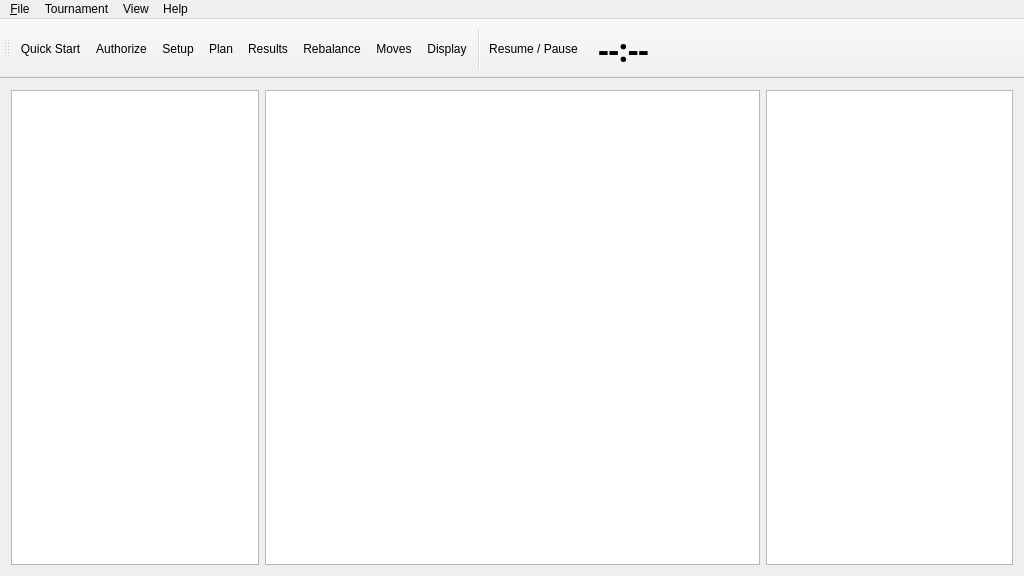
<?xml version="1.0" encoding="UTF-8"?>
<ui version="4.0">
 <class>TBBuddyMainWindow</class>
 <widget class="QMainWindow" name="TBBuddyMainWindow">
  <property name="geometry">
   <rect>
    <x>0</x>
    <y>0</y>
    <width>1024</width>
    <height>576</height>
   </rect>
  </property>
  <property name="minimumSize">
   <size>
    <width>608</width>
    <height>576</height>
   </size>
  </property>
  <property name="windowTitle">
   <string/>
  </property>
  <property name="windowIcon">
   <iconset resource="TBQt.qrc">
    <normaloff>:/Resources/icon_256x256.png</normaloff>:/Resources/icon_256x256.png</iconset>
  </property>
  <widget class="QWidget" name="centralWidget">
   <layout class="QGridLayout" name="gridLayout">
    <item row="0" column="0">
     <layout class="QHBoxLayout" name="horizontalLayout">
      <item>
       <widget class="QTableView" name="leftTableView">
        <property name="sizePolicy">
         <sizepolicy hsizetype="Expanding" vsizetype="Expanding">
          <horstretch>1</horstretch>
          <verstretch>0</verstretch>
         </sizepolicy>
        </property>
       </widget>
      </item>
      <item>
       <widget class="QTableView" name="centerTableView">
        <property name="sizePolicy">
         <sizepolicy hsizetype="Expanding" vsizetype="Expanding">
          <horstretch>2</horstretch>
          <verstretch>0</verstretch>
         </sizepolicy>
        </property>
       </widget>
      </item>
      <item>
       <widget class="QTableView" name="rightTableView">
        <property name="sizePolicy">
         <sizepolicy hsizetype="Expanding" vsizetype="Expanding">
          <horstretch>1</horstretch>
          <verstretch>0</verstretch>
         </sizepolicy>
        </property>
       </widget>
      </item>
     </layout>
    </item>
   </layout>
  </widget>
  <widget class="QMenuBar" name="menuBar">
   <property name="geometry">
    <rect>
     <x>0</x>
     <y>0</y>
     <width>1024</width>
     <height>24</height>
    </rect>
   </property>
   <widget class="QMenu" name="menuFile">
    <property name="title">
     <string>&amp;File</string>
    </property>
    <addaction name="actionNew"/>
    <addaction name="actionOpen"/>
    <addaction name="actionClose"/>
    <addaction name="actionSave"/>
    <addaction name="actionSaveAs"/>
    <addaction name="separator"/>
    <addaction name="actionExit"/>
   </widget>
   <widget class="QMenu" name="menuTournament">
    <property name="title">
     <string>Tournament</string>
    </property>
    <addaction name="actionQuickStart"/>
    <addaction name="separator"/>
    <addaction name="actionReset"/>
    <addaction name="actionConfigure"/>
    <addaction name="actionAuthorize"/>
    <addaction name="actionPlan"/>
    <addaction name="separator"/>
    <addaction name="actionShowHideMainDisplay"/>
    <addaction name="actionShowMoves"/>
    <addaction name="actionRebalance"/>
    <addaction name="separator"/>
    <addaction name="actionPauseResume"/>
    <addaction name="actionPreviousRound"/>
    <addaction name="actionNextRound"/>
    <addaction name="actionCallClock"/>
    <addaction name="actionEndGame"/>
    <addaction name="separator"/>
    <addaction name="actionExport"/>
   </widget>
   <widget class="QMenu" name="menuView">
    <property name="title">
     <string>View</string>
    </property>
    <addaction name="actionShowHideMainDisplay"/>
    <addaction name="actionShowHideSeatingChart"/>
   </widget>
   <widget class="QMenu" name="menuHelp">
    <property name="title">
     <string>Help</string>
    </property>
    <addaction name="actionAbout_Poker_Buddy"/>
   </widget>
   <addaction name="menuFile"/>
   <addaction name="menuTournament"/>
   <addaction name="menuView"/>
   <addaction name="menuHelp"/>
  </widget>
  <widget class="QToolBar" name="toolBar">
   <property name="windowTitle">
    <string>toolBar</string>
   </property>
   <property name="layoutDirection">
    <enum>Qt::LeftToRight</enum>
   </property>
   <property name="iconSize">
    <size>
     <width>30</width>
     <height>32</height>
    </size>
   </property>
   <property name="toolButtonStyle">
    <enum>Qt::ToolButtonTextUnderIcon</enum>
   </property>
   <property name="floatable">
    <bool>true</bool>
   </property>
   <attribute name="toolBarArea">
    <enum>TopToolBarArea</enum>
   </attribute>
   <attribute name="toolBarBreak">
    <bool>false</bool>
   </attribute>
   <addaction name="actionQuickStart"/>
   <addaction name="actionAuthorize"/>
   <addaction name="actionConfigure"/>
   <addaction name="actionPlan"/>
   <addaction name="actionExport"/>
   <addaction name="actionRebalance"/>
   <addaction name="actionShowMoves"/>
   <addaction name="actionShowHideMainDisplay"/>
   <addaction name="separator"/>
   <addaction name="actionPauseResume"/>
   <addaction name="actionTournamentClock"/>
  </widget>
  <action name="actionAbout_Poker_Buddy">
   <property name="text">
    <string>About Poker Buddy...</string>
   </property>
   <property name="menuRole">
    <enum>QAction::AboutRole</enum>
   </property>
  </action>
  <action name="actionNew">
   <property name="text">
    <string>&amp;New</string>
   </property>
   <property name="shortcut">
    <string>Ctrl+N</string>
   </property>
  </action>
  <action name="actionOpen">
   <property name="text">
    <string>&amp;Open...</string>
   </property>
   <property name="shortcut">
    <string>Ctrl+O</string>
   </property>
  </action>
  <action name="actionClose">
   <property name="text">
    <string>Close</string>
   </property>
   <property name="shortcut">
    <string>Ctrl+W</string>
   </property>
  </action>
  <action name="actionSave">
   <property name="text">
    <string>&amp;Save...</string>
   </property>
   <property name="shortcut">
    <string>Ctrl+S</string>
   </property>
  </action>
  <action name="actionSaveAs">
   <property name="text">
    <string>Save &amp;As...</string>
   </property>
   <property name="shortcut">
    <string>Ctrl+Shift+S</string>
   </property>
  </action>
  <action name="actionExit">
   <property name="text">
    <string>E&amp;xit</string>
   </property>
   <property name="menuRole">
    <enum>QAction::QuitRole</enum>
   </property>
  </action>
  <action name="actionQuickStart">
   <property name="icon">
    <iconset resource="TBQt.qrc">
     <normaloff>:/Resources/b_rocket_64x64.png</normaloff>:/Resources/b_rocket_64x64.png</iconset>
   </property>
   <property name="text">
    <string>Quick Start &amp;Tournament</string>
   </property>
   <property name="iconText">
    <string>Quick Start</string>
   </property>
   <property name="shortcut">
    <string>Ctrl+T</string>
   </property>
  </action>
  <action name="actionReset">
   <property name="icon">
    <iconset resource="TBQt.qrc">
     <normaloff>:/Resources/b_restart_64x64.png</normaloff>:/Resources/b_restart_64x64.png</iconset>
   </property>
   <property name="text">
    <string>&amp;Reset Tournament</string>
   </property>
   <property name="iconText">
    <string>Reset</string>
   </property>
   <property name="shortcut">
    <string>Ctrl+R</string>
   </property>
  </action>
  <action name="actionConfigure">
   <property name="icon">
    <iconset resource="TBQt.qrc">
     <normaloff>:/Resources/b_configure_64x64.png</normaloff>:/Resources/b_configure_64x64.png</iconset>
   </property>
   <property name="text">
    <string>Setup Tournament...</string>
   </property>
   <property name="iconText">
    <string>Setup</string>
   </property>
  </action>
  <action name="actionAuthorize">
   <property name="icon">
    <iconset resource="TBQt.qrc">
     <normaloff>:/Resources/b_auth_64x64.png</normaloff>:/Resources/b_auth_64x64.png</iconset>
   </property>
   <property name="text">
    <string>Authorize Remote Device...</string>
   </property>
   <property name="iconText">
    <string>Authorize</string>
   </property>
  </action>
  <action name="actionPlan">
   <property name="icon">
    <iconset resource="TBQt.qrc">
     <normaloff>:/Resources/b_new_64x64.png</normaloff>:/Resources/b_new_64x64.png</iconset>
   </property>
   <property name="text">
    <string>Plan Tournament...</string>
   </property>
   <property name="iconText">
    <string>Plan</string>
   </property>
  </action>
  <action name="actionShowHideMainDisplay">
   <property name="icon">
    <iconset resource="TBQt.qrc">
     <normaloff>:/Resources/b_display_64x64.png</normaloff>:/Resources/b_display_64x64.png</iconset>
   </property>
   <property name="text">
    <string>Show / Hide Main &amp;Display</string>
   </property>
   <property name="iconText">
    <string>Display</string>
   </property>
   <property name="shortcut">
    <string>Ctrl+D</string>
   </property>
  </action>
  <action name="actionShowMoves">
   <property name="icon">
    <iconset resource="TBQt.qrc">
     <normaloff>:/Resources/b_move_64x64.png</normaloff>:/Resources/b_move_64x64.png</iconset>
   </property>
   <property name="text">
    <string>Show Player Moves...</string>
   </property>
   <property name="iconText">
    <string>Moves</string>
   </property>
  </action>
  <action name="actionRebalance">
   <property name="icon">
    <iconset resource="TBQt.qrc">
     <normaloff>:/Resources/b_rebalance_64x64.png</normaloff>:/Resources/b_rebalance_64x64.png</iconset>
   </property>
   <property name="text">
    <string>Rebalance Tables...</string>
   </property>
   <property name="iconText">
    <string>Rebalance</string>
   </property>
  </action>
  <action name="actionPauseResume">
   <property name="icon">
    <iconset resource="TBQt.qrc">
     <normaloff>:/Resources/b_play_pause_64x64.png</normaloff>:/Resources/b_play_pause_64x64.png</iconset>
   </property>
   <property name="text">
    <string>Resume / Pause</string>
   </property>
   <property name="iconText">
    <string>Resume / Pause</string>
   </property>
   <property name="shortcut">
    <string>Ctrl+G</string>
   </property>
  </action>
  <action name="actionPreviousRound">
   <property name="icon">
    <iconset resource="TBQt.qrc">
     <normaloff>:/Resources/b_previous_64x64.png</normaloff>:/Resources/b_previous_64x64.png</iconset>
   </property>
   <property name="text">
    <string>Previous Round</string>
   </property>
   <property name="iconText">
    <string>Previous Round</string>
   </property>
   <property name="shortcut">
    <string>Ctrl+Alt+P</string>
   </property>
  </action>
  <action name="actionNextRound">
   <property name="icon">
    <iconset resource="TBQt.qrc">
     <normaloff>:/Resources/b_next_64x64.png</normaloff>:/Resources/b_next_64x64.png</iconset>
   </property>
   <property name="text">
    <string>Next Round</string>
   </property>
   <property name="iconText">
    <string>Next Round</string>
   </property>
   <property name="shortcut">
    <string>Ctrl+Alt+N</string>
   </property>
  </action>
  <action name="actionCallClock">
   <property name="icon">
    <iconset resource="TBQt.qrc">
     <normaloff>:/Resources/b_call_clock_64x64.png</normaloff>:/Resources/b_call_clock_64x64.png</iconset>
   </property>
   <property name="text">
    <string>Call the Clock</string>
   </property>
   <property name="iconText">
    <string>Call the Clock</string>
   </property>
   <property name="shortcut">
    <string>Ctrl+Alt+C</string>
   </property>
  </action>
  <action name="actionEndGame">
   <property name="icon">
    <iconset resource="TBQt.qrc">
     <normaloff>:/Resources/b_stop_64x64.png</normaloff>:/Resources/b_stop_64x64.png</iconset>
   </property>
   <property name="text">
    <string>End Game</string>
   </property>
   <property name="shortcut">
    <string>Ctrl+E</string>
   </property>
  </action>
  <action name="actionExport">
   <property name="icon">
    <iconset resource="TBQt.qrc">
     <normaloff>:/Resources/b_export_64x64.png</normaloff>:/Resources/b_export_64x64.png</iconset>
   </property>
   <property name="text">
    <string>Export Results...</string>
   </property>
   <property name="iconText">
    <string>Results</string>
   </property>
  </action>
  <action name="actionTournamentClock">
   <property name="text">
    <string>--:--</string>
   </property>
   <property name="toolTip">
    <string>Tournament clock</string>
   </property>
   <property name="font">
    <font>
     <family>IBM Plex Sans</family>
     <pointsize>24</pointsize>
     <bold>true</bold>
    </font>
   </property>
  </action>
  <action name="actionShowHideSeatingChart">
   <property name="checkable">
    <bool>true</bool>
   </property>
   <property name="text">
    <string>Show / Hide Seating Chart</string>
   </property>
  </action>
 </widget>
 <layoutdefault spacing="6" margin="11"/>
 <resources>
  <include location="TBQt.qrc"/>
 </resources>
 <connections/>
</ui>
